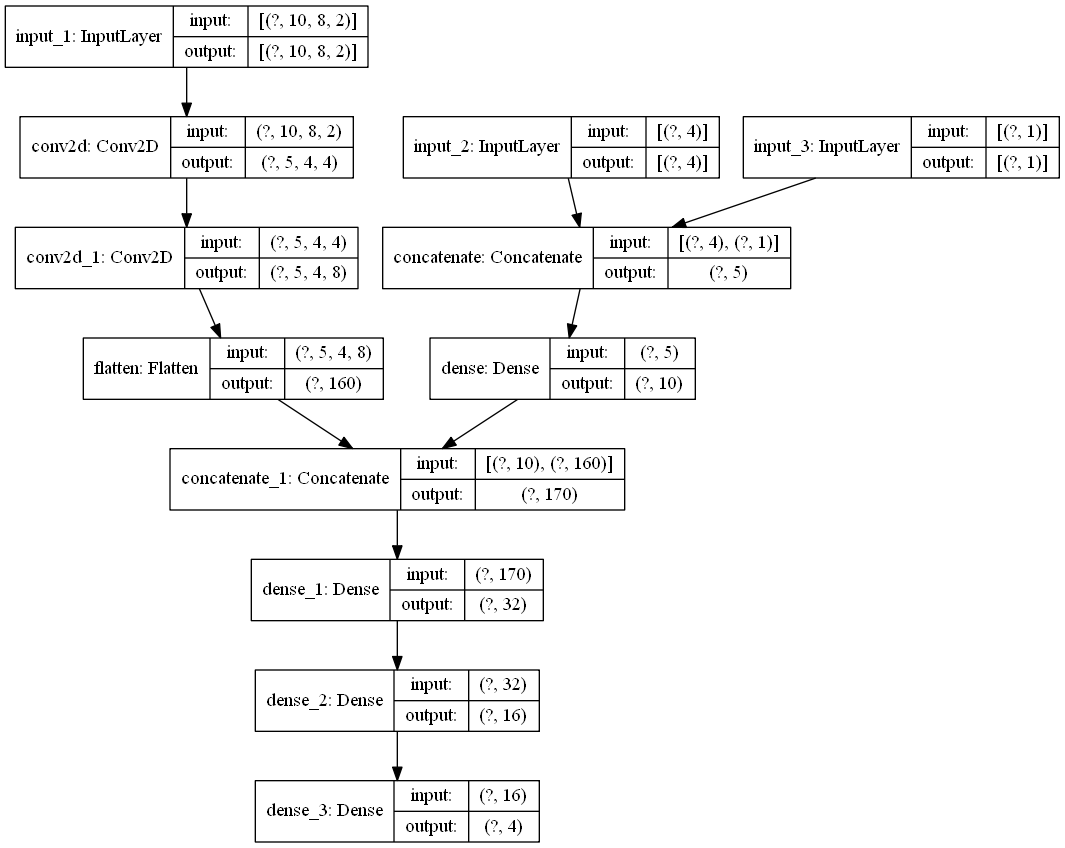

The Python source for this figure:
import os
os.environ['TF_CPP_MIN_LOG_LEVEL']='2'  # kill warning about tensorflow
import tensorflow as tf
import numpy as np
import sys

from tensorflow import keras
from tensorflow.keras import layers
from tensorflow.keras import losses
from tensorflow.keras.optimizers import Adam
from tensorflow.keras.utils import plot_model
from tensorflow.keras.models import load_model







class TrainModel:
    def __init__(self, batch_size, learning_rate, output_dim, state_shape):
        self._state_shape = state_shape
        self._output_dim = output_dim
        self._batch_size = batch_size
        self._learning_rate = learning_rate

    def train_batch(self, states, q_sa):
        """
        Train the nn using the updated q-values
        """
        self._model.fit(states, q_sa, epochs=1, verbose=0)


    def save_model(self, path):
        """
        Save the current model in the folder as h5 file and a model architecture summary as png
        """
        self._model.save(os.path.join(path, 'trained_model.h5'))
        plot_model(self._model, to_file=os.path.join(path, 'model_structure.png'), show_shapes=True, show_layer_names=True)


    @property
    def output_dim(self):
        return self._output_dim


    @property
    def batch_size(self):
        return self._batch_size





class VanillaTrainModel(TrainModel):
    def __init__(self, batch_size, learning_rate, output_dim, state_shape):
        super().__init__(batch_size, learning_rate, output_dim, state_shape)
        self._model = self._build_model()
        
    
    
    def _build_model(self):
        """
        Build and compile a convolutional deep neural network
        """
                
        #convolutional part
        conv_inputs = keras.Input(shape = self._state_shape[0])
        c1 = layers.Conv2D(filters = 4, kernel_size = 2, strides = (2,2), padding = "same", activation = 'relu')(conv_inputs)
        c2 = layers.Conv2D(filters = 8, kernel_size = 2, strides = (1,1), padding = "same", activation = 'relu')(c1)
        flat = layers.Flatten()(c2)


        #current green phase layer
        phase_inputs = keras.Input(shape = (self._state_shape[1],))
        
        #elapsed green time layer
        elapsed_time_inputs = keras.Input(shape = (self._state_shape[2],))
        
        
        #combine elapsed time and green time layer
        combined_green = layers.concatenate([phase_inputs, elapsed_time_inputs])
        green_dense = layers.Dense(10, activation='relu')(combined_green)
        
        #combine green layer with conv layer
        all_combined = layers.concatenate([green_dense, flat])
        dense = layers.Dense(32, activation='relu')(all_combined)
        dense = layers.Dense(16, activation='relu')(dense)
        outputs = layers.Dense(self._output_dim, activation='linear')(dense)
        
        model = keras.Model(inputs = [conv_inputs, phase_inputs, elapsed_time_inputs], outputs = outputs, name='simple_CNN')       
        model.compile(loss=losses.mean_squared_error, optimizer=Adam(lr=self._learning_rate))
        
        return model
    
    
    def predict_one(self, state):
        """
        Predict the action values from a single state
        """
        # print("predict one state shape: ", state.shape)

        s0 = np.expand_dims(state[0], axis = 0)
        s1 = np.expand_dims(state[1], axis = 0)
        s2 = np.expand_dims(state[2], axis = 0)
        
        
        # state = np.expand_dims(state, axis = 0)
        # return self._model.predict(state)
        
        return self._model.predict([s0,s1,s2])
        # prediction = self._model.predict([s0,s1,s2])
        # print("predicted chosen action: ", prediction)
        # return prediction
    
    
    
    def predict_batch(self, states):
        """
        Predict the action values from a batch of states
        """
        #states is a batch with shape (#samples, 3): [conv shape, phase shape, elapsed shape] in each row
        
        # print("in predict_batch, shape of states: ", states.shape)
        # print("in predict batch, shape of entries: ", states[:,0].shape, states[:,1].shape)
        
        # print("in predict batch, shape of states 1: ", states[:,1])
        
        
        
        s0 = np.concatenate(states[:,0]).reshape((self._batch_size, ) + self._state_shape[0])
        # print("shapes after reshaping:  s0: ", s0.shape, s0.dtype )
        
        
        s1 = np.concatenate(states[:,1]).reshape((self._batch_size, self._state_shape[1]))
        # print("shapes after reshaping:  s1: ", s1.shape, s1.dtype)
        
        s2 = np.array(states[:,2], dtype=np.float)
        # print("shapes after reshaping:  s2: ", s2.shape, s2.dtype)

        return self._model.predict([s0,s1,s2])
        
        # return self._model.predict(states)
        
        
        # print("states 0 shape: ", states[0].shape)
        # print("states 1 shape: ", states[1].shape)
        # print("states 2 shape: ", states[2].shape)
        
        # return self._model.predict([states[0], states[1], states[2]])


    
    
    
 
 
 
 
 
 
 
class RNNTrainModel(TrainModel):
    def __init__(self, batch_size, learning_rate, output_dim, state_shape, sequence_length, statefulness):
        self._sequence_length = sequence_length
        self._statefulness = statefulness
        super().__init__(batch_size, learning_rate, output_dim, state_shape)
        self._model = self._build_model()
    
    
    def _build_model(self):
        """
        Build and compile a deep neural network with convolution as LSTM
        """
        # expand the input dimensions to match the required input shape
        # if using the predict model, the batch size is fixed to size 1
        if self._statefulness == False: 
            sequence_state_shape = []
            sequence_state_shape.append((None,)+self._state_shape[0])
            sequence_state_shape.append((None, self._state_shape[1]))
            sequence_state_shape.append((None, self._state_shape[2]))
            
            conv_inputs = keras.Input(shape = sequence_state_shape[0])
            phase_inputs = keras.Input(shape = sequence_state_shape[1])
            elapsed_time_inputs = keras.Input(shape = sequence_state_shape[2])
        else:
            batch_state_shape = []
            batch_state_shape.append((1,1)+ self._state_shape[0])
            batch_state_shape.append((1,1, self._state_shape[1]))
            batch_state_shape.append((1,1, self._state_shape[2]))
            
            conv_inputs = keras.Input(batch_shape = batch_state_shape[0])
            phase_inputs = keras.Input(batch_shape = batch_state_shape[1])
            elapsed_time_inputs = keras.Input(batch_shape = batch_state_shape[2])
        
        #conv layers        
        c1 = layers.TimeDistributed(layers.Conv2D(filters = 32, kernel_size = 2, strides = (2,2), padding = "same", activation = 'relu'))(conv_inputs)
        c2 = layers.TimeDistributed(layers.Conv2D(filters = 64, kernel_size = 2, strides = (2,2), padding = "same", activation = 'relu'))(c1)
        c3 = layers.TimeDistributed(layers.Conv2D(filters = 32, kernel_size = 2, strides = (1,1), padding = "same", activation = 'relu'))(c2)
        flat = layers.TimeDistributed(layers.Flatten())(c3)
        
        #combine elapsed time and green time layer
        combined_green = layers.concatenate([phase_inputs, elapsed_time_inputs])
        green_dense = layers.TimeDistributed(layers.Dense(10, activation='relu'))(combined_green)
        
        #combine green layer with conv layer, LSTM and output 
        all_combined = layers.concatenate([green_dense, flat])
        lstm = layers.LSTM(96, activation='tanh', return_sequences=True, stateful = self._statefulness)(all_combined)
        dense = layers.Dense(32, activation='relu')(lstm)
        dense = layers.Dense(16, activation='relu')(dense)
        outputs = layers.Dense(self._output_dim, activation='linear')(dense)
        
        model = keras.Model(inputs = [conv_inputs, phase_inputs, elapsed_time_inputs], outputs = outputs, name='CNN_with_LSTM')       
        model.compile(loss=losses.mean_squared_error, optimizer=Adam(lr=self._learning_rate))
                
        return model
    
    
    def predict_one(self, state):
        """
        Predict the action values from a single state
        """
        # print("predict one state shape: ", state.shape)

        s0 = np.expand_dims(state[0], axis = (0,1))
        s1 = np.expand_dims(state[1], axis = (0,1))
        s2 = np.expand_dims((state[2], ), axis = (0,1))
        
        return self._model.predict([s0,s1,s2])

    
    
    def predict_batch(self, states):
        """
        Predict the action values from a batch of states
        """
        #states is a batch with shape (#samples, sequence length, 3): [conv shape, phase shape, elapsed shape] in each row
        
        # print("in predict_batch, shape of states: ", states.shape)
        # print("in predict batch, shape of entries: ", states[:,0].shape, states[:,1].shape)
        
        # print("in predict batch, shape of states 1: ", states[:,1])
        
        
        
        s0 = np.concatenate(np.concatenate(states[:,:,0])).reshape((self._batch_size, self._sequence_length) + self._state_shape[0])
        # print("shapes after reshaping:  s0: ", s0.shape, s0.dtype )

        s1 = np.concatenate(np.concatenate(states[:,:,1])).reshape((self._batch_size, self._sequence_length, self._state_shape[1]))
        # print("shapes after reshaping:  s1: ", s1.shape, s1.dtype)
        
        s2 = np.expand_dims(np.array(states[:,:,2], dtype=np.float), axis = 2)
        # print("shapes after reshaping:  s2: ", s2.shape, s2.dtype)

        return self._model.predict([s0,s1,s2])
        










class TestModel:
    def __init__(self, model_path, state_shape):
        self._model = self._load_my_model(model_path)
        self._state_shape = state_shape


    def _load_my_model(self, model_folder_path):
        """
        Load the model stored in the folder specified by the model number, if it exists
        """
        model_file_path = os.path.join(model_folder_path, 'trained_model.h5')
        
        if os.path.isfile(model_file_path):
            loaded_model = load_model(model_file_path)
            return loaded_model
        else:
            sys.exit("Model number not found")


    def predict_one(self, state):
        """
        Predict the action values from a single state
        """

        #if it is a recurrent model:
        if len(self._model.layers[0].input.shape) > len(self._state_shape)+1:
            s0 = np.expand_dims(state[0], axis = (0,1))
            s1 = np.expand_dims(state[1], axis = (0,1))
            s2 = np.expand_dims((state[2], ), axis = (0,1))  
        #if it is not a recurrent model
        else:
            s0 = np.expand_dims(state[0], axis = 0)
            s1 = np.expand_dims(state[1], axis = 0)
            s2 = np.expand_dims(state[2], axis = 0)
         
         
            
        # state = np.expand_dims(state, axis = 0)
        # return self._model.predict(state)

        return self._model.predict([s0,s1,s2])
        
        
        
        
        
        